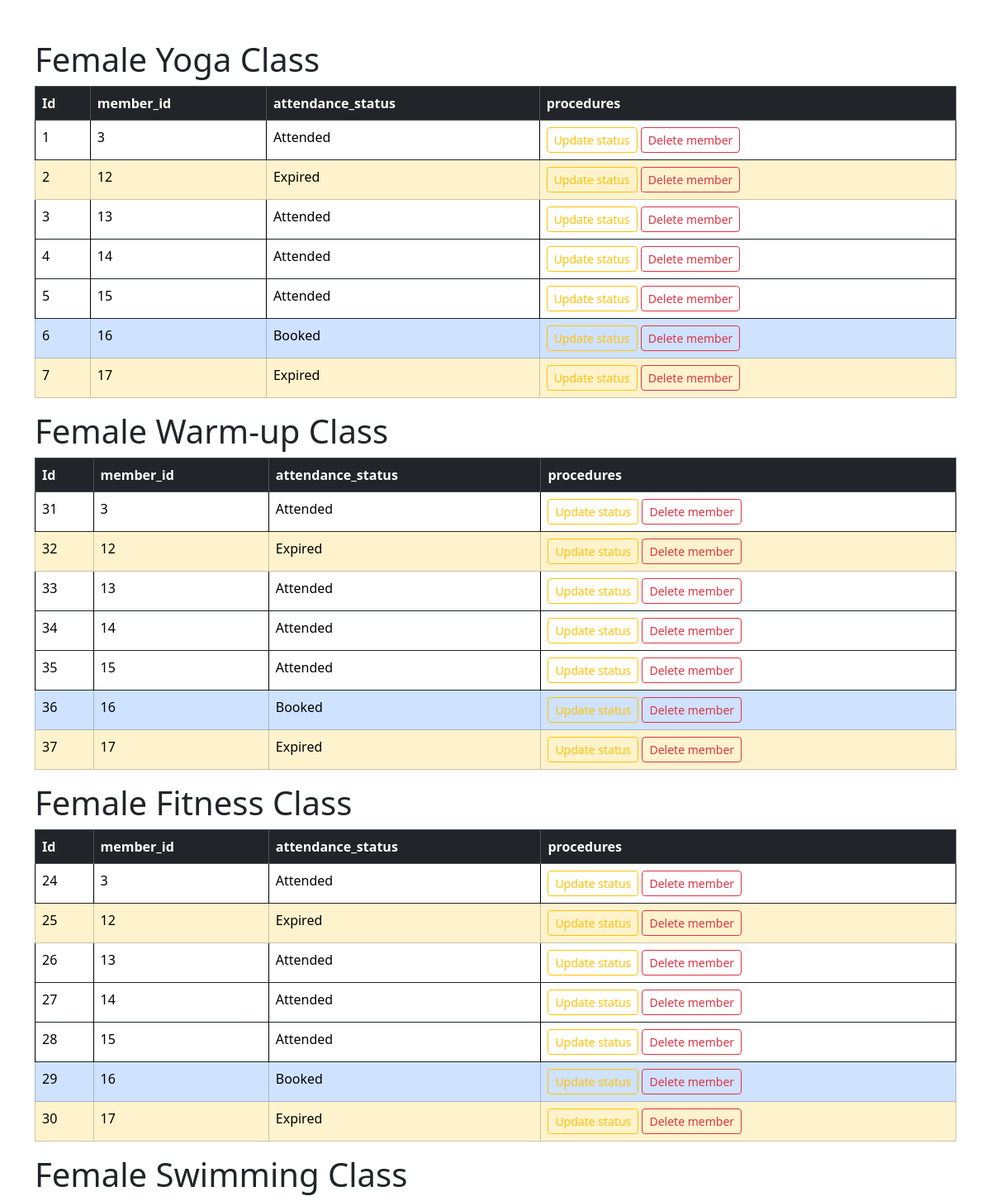
The page /class_members.php (signed in, upper part) on the database its author committed.
### tables this page shows
CREATE TABLE IF NOT EXISTS `class_members` (
  `Id` int(11) NOT NULL AUTO_INCREMENT,
  `class_id` int(11) NOT NULL,
  `member_id` int(11) NOT NULL,
  `enrollment_date` timestamp NULL DEFAULT NULL,
  `attendance_status` enum('Booked','Attended','Absent','Expired') NOT NULL,
  PRIMARY KEY (`Id`),
  KEY `class_id` (`class_id`),
  KEY `member_id` (`member_id`)
);

### class_members.php (the view, shortened to what this page needs)
<?php
include "database.php";
?>
<!DOCTYPE html>
<html>
<head>
<link href="https://cdn.jsdelivr.net/npm/bootstrap@5.3.8/dist/css/bootstrap.min.css" rel="stylesheet">
</head>
<body>
<div class="container mt-5">
        <h1>Female Yoga Class</h1>
		 <table class="table table-bordered table-hover" style = "border: 2px;">
            <thead class="table-dark">
                <tr>
				  <th>Id</th>
				  <th>member_id</th>
				  <th>attendance_status</th>
				  <th>procedures</th>
				</tr>
		</thead>
		<tbody>
		<?php
		$sql = "SELECT * FROM class_members WHERE class_id = 1";
		$result = $conn->query($sql);
		if($result->num_rows > 0) {
		while($row = $result->fetch_assoc()) {
		?>
			<tr class = "<?php if ($row['attendance_status'] == 'Absent') {echo 'table-danger';}
			elseif ($row['attendance_status'] == 'Booked') {echo 'table-primary';}
			elseif ($row['attendance_status'] == 'Expired') {echo 'table-warning';}?>">
			  <td><?php echo $row["Id"];?></td>
			  <td><?php echo htmlspecialchars($row['member_id']);?></td>
			  <td><?php echo htmlspecialchars($row['attendance_status']);?></td>
			  <td>
              <a href="edit_status.php?id=<?php echo $row['Id']; ?>" class="btn btn-outline-warning btn-sm">Update status</a>
			  <a href="delete_member_class.php?id=<?php echo $row['Id']; ?>" class="btn btn-outline-danger btn-sm" onclick="return confirm('Are you sure about deleting it?')">Delete member</a>
			  </td>
			</tr>
			<?php
		}
		}
                else{
                ?>
				<tr>
                    <td colspan="10" class="text-center">No member to display</td>
                </tr>
                <?php } ?>
            </tbody>
        </table>
		<h1>Female Warm-up Class</h1>
		 <table class="table table-bordered table-hover" style = "border: 2px;">
            <thead class="table-dark">
                <tr>
				  <th>Id</th>
				  <th>member_id</th>
				  <th>attendance_status</th>
				  <th>procedures</th>
				</tr>
		</thead>
		<tbody>
		<?php
		$sql = "SELECT * FROM class_members WHERE class_id = 2";
		$result = $conn->query($sql);
		if($result->num_rows > 0) {
		while($row = $result->fetch_assoc()) {
		?>
			<tr class = "<?php if ($row['attendance_status'] == 'Absent') {echo 'table-danger';}
			elseif ($row['attendance_status'] == 'Booked') {echo 'table-primary';}
			elseif ($row['attendance_status'] == 'Expired') {echo 'table-warning';}?>">
			  <td><?php echo $row["Id"];?></td>
			  <td><?php echo htmlspecialchars($row['member_id']);?></td>
			  <td><?php echo htmlspecialchars($row['attendance_status']);?></td>
			  <td>
              <a href="edit_status.php?id=<?php echo $row['Id']; ?>" class="btn btn-outline-warning btn-sm">Update status</a>
			  <a href="delete_member_class.php?id=<?php echo $row['Id']; ?>" class="btn btn-outline-danger btn-sm" onclick="return confirm('Are you sure about deleting it?')">Delete member</a>
			  </td>
			</tr>
			<?php
		}
		}
                else{
                ?>
				<tr>
                    <td colspan="10" class="text-center">No member to display</td>
                </tr>
                <?php } ?>
            </tbody>
        </table>
		<h1>Female Fitness Class</h1>
		 <table class="table table-bordered table-hover" style = "border: 2px;">
            <thead class="table-dark">
                <tr>
				  <th>Id</th>
				  <th>member_id</th>
				  <th>attendance_status</th>
				  <th>procedures</th>
				</tr>
		</thead>
		<tbody>
		<?php
		$sql = "SELECT * FROM class_members WHERE class_id = 3";
		$result = $conn->query($sql);
		if($result->num_rows > 0) {
		while($row = $result->fetch_assoc()) {
		?>
			<tr class = "<?php if ($row['attendance_status'] == 'Absent') {echo 'table-danger';}
			elseif ($row['attendance_status'] == 'Booked') {echo 'table-primary';}
			elseif ($row['attendance_status'] == 'Expired') {echo 'table-warning';}?>">
			  <td><?php echo $row["Id"];?></td>
			  <td><?php echo htmlspecialchars($row['member_id']);?></td>
			  <td><?php echo htmlspecialchars($row['attendance_status']);?></td>
			  <td>
              <a href="edit_status.php?id=<?php echo $row['Id']; ?>" class="btn btn-outline-warning btn-sm">Update status</a>
			  <a href="delete_member_class.php?id=<?php echo $row['Id']; ?>" class="btn btn-outline-danger btn-sm" onclick="return confirm('Are you sure about deleting it?')">Delete member</a>
			  </td>
			</tr>
			<?php
		}
		}
                else{
                ?>
				<tr>
                    <td colspan="10" class="text-center">No member to display</td>
                </tr>
                <?php } ?>
            </tbody>
        </table>
		<h1>Female Swimming Class</h1>
    </div>
</body>
</html>

### rows shown on the page
class_members: Id "1", member "3", attendance_status "Attended"
class_members: Id "2", member "12", attendance_status "Expired"
class_members: Id "3", member "13", attendance_status "Attended"
class_members: Id "4", member "14", attendance_status "Attended"
class_members: Id "5", member "15", attendance_status "Attended"
class_members: Id "6", member "16", attendance_status "Booked"
class_members: Id "7", member "17", attendance_status "Expired"
class_members: Id "31", member "3", attendance_status "Attended"
class_members: Id "32", member "12", attendance_status "Expired"
class_members: Id "33", member "13", attendance_status "Attended"
class_members: Id "34", member "14", attendance_status "Attended"
class_members: Id "35", member "15", attendance_status "Attended"
class_members: Id "36", member "16", attendance_status "Booked"
class_members: Id "37", member "17", attendance_status "Expired"
class_members: Id "24", member "3", attendance_status "Attended"
class_members: Id "25", member "12", attendance_status "Expired"
class_members: Id "26", member "13", attendance_status "Attended"
class_members: Id "27", member "14", attendance_status "Attended"
class_members: Id "28", member "15", attendance_status "Attended"
class_members: Id "29", member "16", attendance_status "Booked"
class_members: Id "30", member "17", attendance_status "Expired"
